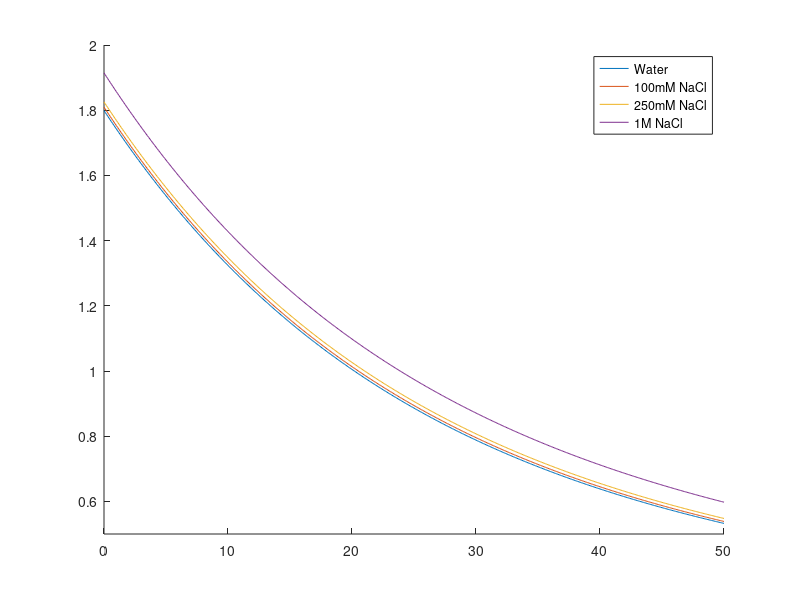

Reproduce this figure in MATLAB.
clear all;
close all;
clc;

viscC = [0.1256735; 1.265347; -1.105369; 0.2044679; 1.308779];
alphaC = [-0.04296718; 0.3710073; 0.4230889; -0.3259828];

T = 0:0.1:50;
m = [0; 100E-3; 250E-3; 1];

for ii = 1:length(m)
    eta{ii} = viscC(1) +  viscC(2)*exp(alphaC(1).*T) + viscC(3)*exp(alphaC(2).*m(ii)) + viscC(4)*exp(alphaC(3).*(0.01.*T + m(ii))) + viscC(5)*exp(alphaC(4).*(0.01.*T - m(ii)));
end

figure;
hold on;
for ii = 1:length(eta)
    plot(T,eta{ii});
end
hold off;
axis([0 50 0.5 2]);
legend('Water', '100mM NaCl', '250mM NaCl', '1M NaCl')